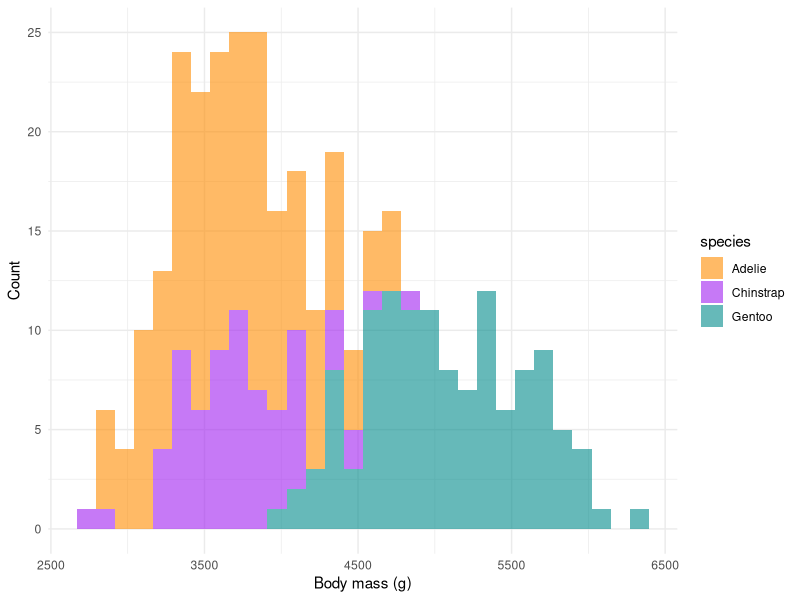

Here is the R script that generated this plot:
## ---- chunk 1
#| label: setup
#| include: false
library(tidyverse)
library(palmerpenguins)
## ---- chunk 2
#| label: fig-histogram
#| fig-cap: Histogram of weight of the three penguin species.
#| fig-align: center
#| fig-width: 4
#| fig-height: 3

ggplot(penguins, aes(x = body_mass_g, fill = species)) +
  geom_histogram(alpha = 0.6) +
  scale_fill_manual(values = c("darkorange", "purple", "cyan4")) +
  theme_minimal() +
  labs(
    x = "Body mass (g)",
    y = "Count",
    color = "Species"
  )
## ---- chunk 3
#| label: tbl-penguin
#| tbl-cap: A table with mean body measures of penguins

penguins %>%
  filter(!(is.na(sex))) %>%
  group_by(species, sex) %>%
  summarize(
    bill_length = mean(bill_length_mm, na.rm = TRUE),
    bill_depth = mean(bill_depth_mm, na.rm = TRUE),
    flipper_length = mean(flipper_length_mm, na.rm = TRUE),
    body_mass = mean(body_mass_g, na.rm = TRUE)
  )
